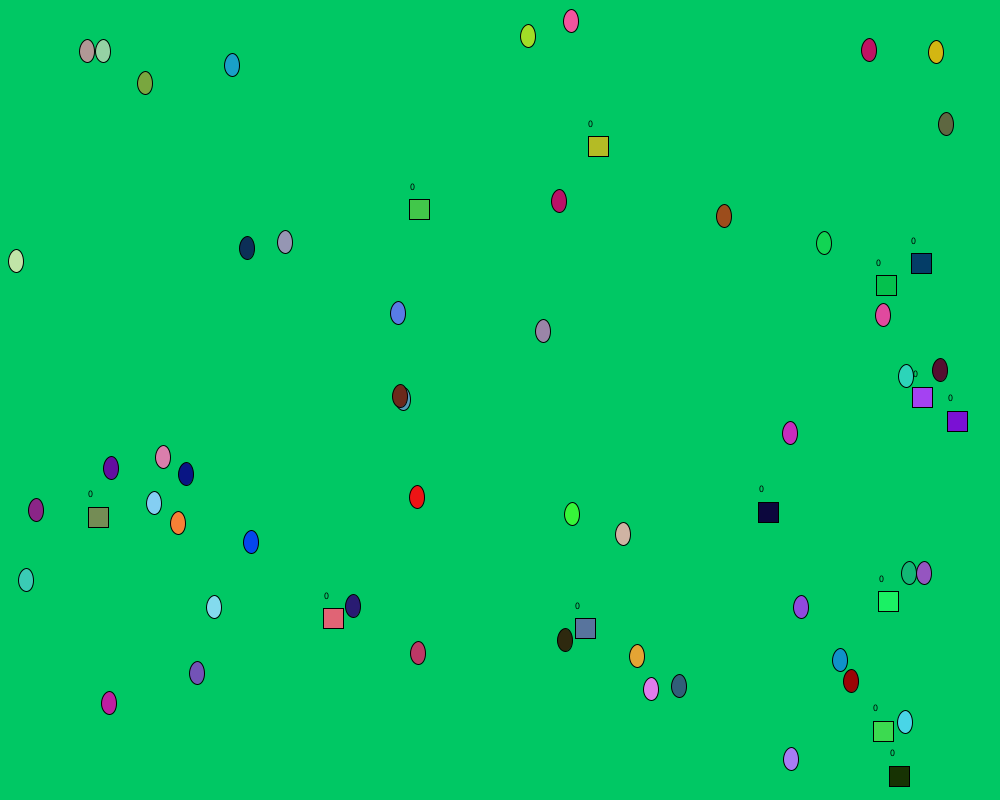
Frame 1 (no input)
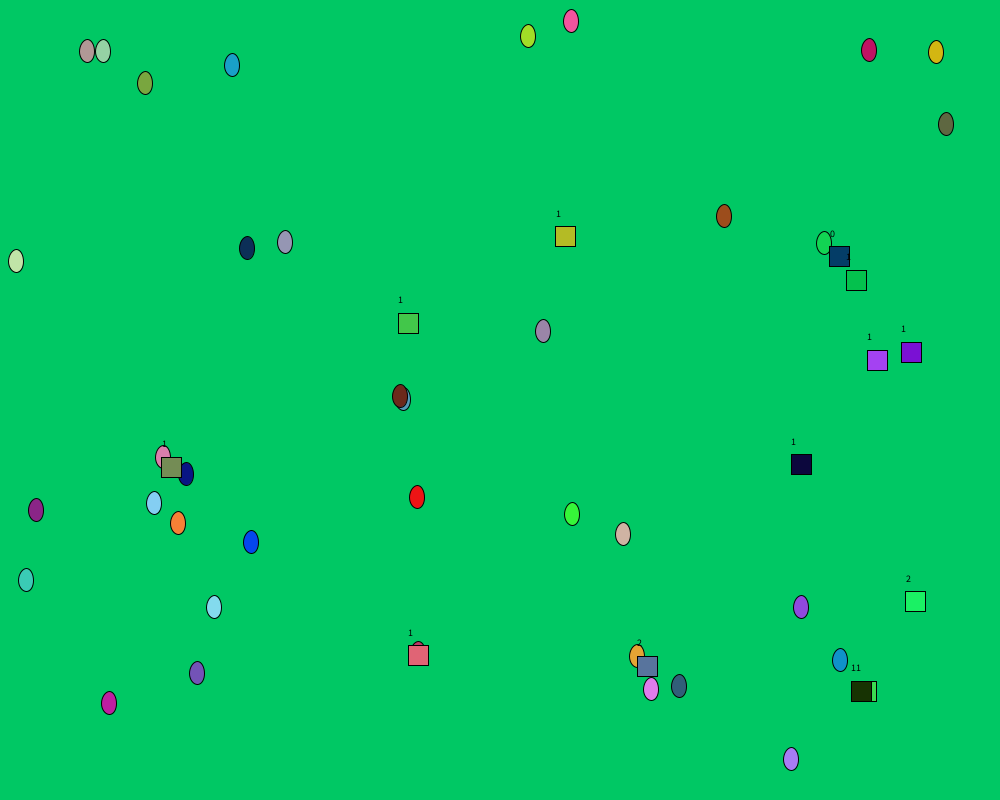
Frame 60 (the mouse pressed at the canvas centre just before this capture)
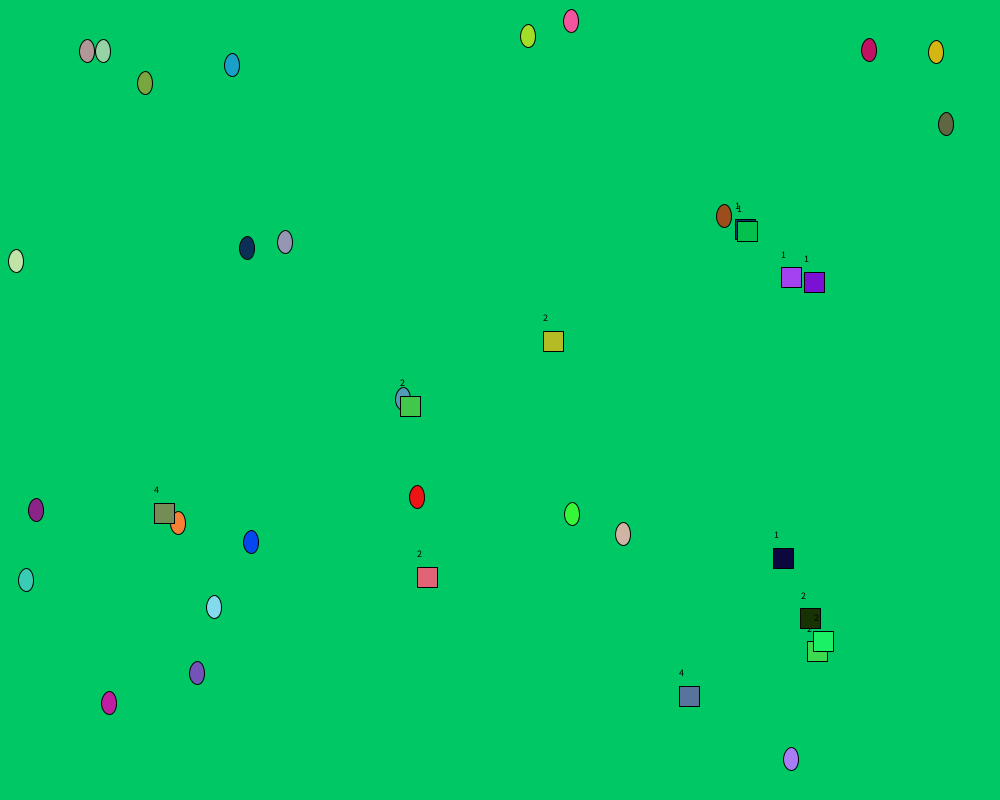
Frame 120 (the mouse held since frame 60 and released just before this capture)

The Processing sketch that drew these frames (run headless with seeded random() and noise(); from frame 60 on, the mouse is pressed at the canvas centre):

// Processing sketch: Easter_Egg_Hunt
// ── Easter_Egg_Hunt.pde
//Change
int eggRad = 15;
int kidRad = 20;

int numKids = 13;
int numEggs = 50;

float pickupEggSpeed = 11;//The higher you go (best if it's a prime #) the longer the kid takes to pick up the egg
int kidSpeed = 2;
boolean showScore = true;//Score on top of heads?


//No touchy from here down
Score_Board s;
Kid[] kids;
Egg[] eggs;


void setup(){
  size (1000,800);
  
  kids = createKids(numKids);
  eggs = createEggs(numEggs);
  s = new Score_Board ("apples");//A random String that's not EndGame
  
  //getting all the info before we go draw
  kidInfo();
  eggInfo();
  frameRate(30);//If it's going too fast, you can change this number
}


void draw(){
  background (0,200,100);
  
  //Drawing and moving things
  drawEachEgg();
  moveEachKid();
  drawEachKid();
  
  //the decision will change if there are no more eggs left
  //It'll bring you to the ending screen
  if (s.decision =="EndGame"){
    s.drawEnding();
    noLoop();
  } 
}
  

void drawEachEgg(){
  for (int i = 0; i<numEggs; i++){
    eggs[i].drawEgg();
  }
}

void drawEachKid(){
  for (int i = 0; i<numKids; i++){
    kids[i].drawKid();
  }
}

void moveEachKid(){
  for (int i = 0; i<numKids; i++){
    kids[i].moveKid();
  }
}

void eggInfo(){
  for (int i = 0; i<numEggs; i++){
    eggs[i].infoEgg(eggRad, width-eggRad, eggRad, height-eggRad);
  }
}

void kidInfo(){
  for (int i = 0; i<numKids; i++){
    kids[i].infoKid(kidRad, width-kidRad, kidRad, height-kidRad);
  }
}

Kid[] createKids(int numKids){
  int[][] colorsKid = new int[numKids][3];
  Kid[] kids = new Kid[numKids];
  for (int i=0;i<numKids;i++){
    for (int j =0; j<3; j++){
      int c = int (random ( 0,255));
      colorsKid[i][j] = c;
    }
  }
  for (int i=0;i<numKids;i++){
    kids[i] = new Kid(0,kidRad,kidSpeed,color(colorsKid[i][0],colorsKid[i][1],colorsKid[i][2]), showScore);
  } 
  return kids;
}

Egg[] createEggs(int numEgg){
  int[][]colorsEgg = new int[numEgg][3];
  Egg[] eggs = new Egg[numEgg];
  for (int i=0;i<numEgg;i++){
    for (int j =0; j<3; j++){
      int c = int (random ( 0,255));
      colorsEgg[i][j] = c; 
    }
  }
  for (int i=0; i<numEggs; i++){
    eggs[i] = new Egg( eggRad, color(colorsEgg[i][0],colorsEgg[i][1],colorsEgg[i][2]));
  }  
  return eggs;
}

// ── Egg.pde
class Egg{
  color colour;
  PVector Location = new PVector();
  int size;
  boolean picked;
  
  Egg (int s, color c){
    this.size = s;
    this.colour = c;
    this.picked = true;
  }
  
  void drawEgg(){
    if (picked==false){
      fill(colour);
      ellipse(this.Location.x, this.Location.y, this.size, 1.5*this.size);
    }    
  }
  
  void infoEgg(int rangeX1, int rangeX2, int rangeY1, int rangeY2){
    this.Location.x = round(random(rangeX1, rangeX2));
    this.Location.y = round(random(rangeY1, rangeY2));
    this.picked = false;
  }
}

// ── Kid.pde
class Kid {
  PVector Location = new PVector();
  int speed;
  int score;
  int place;
  color colour;
  int size;
  float currDist;
  int target;
  boolean stillEggs;
  int countSpeed;
  boolean showScore;
  
  Kid (int sc, int si, int sp, int col, boolean ss){
    this.score = sc;
    this.size = si;
    this.speed = sp;
    this.colour = col;
    this.countSpeed = 0; 
    this.showScore = ss;
  }
  
  
  void drawKid(){ 
    fill (colour);
    rect (Location.x, Location.y, size, size);
    if (this.showScore == true){
      fill(0);
      textSize(10);
      text(score, Location.x, (Location.y)-(size/2));
    }
  }
  
  
  void moveKid(){
    stillEggs = false;
    for (int i=0; i<numEggs; i++){//checking for eggs
      if (eggs[i].picked == false){
        stillEggs = true;
        break;
      }
    }
    if (stillEggs == false){//no more eggs, go to ending
      s.decision = "EndGame";
    }
    else {
      if (countSpeed%pickupEggSpeed==0){//if u just picked up an egg, you can't move for pickupEggSpeed number of updates/frames
      this.decideMoveNextEgg(eggs);
      }
      else{
        this.Location.x = Location.x;
        this.Location.y = Location.y;
        countSpeed++;
      }
    }
  }
  
  
  void decideMoveNextEgg(Egg[] egg){
    float smolDist = sqrt( pow(width,2) + pow (height,2) );
    
    for (int i=0; i<egg.length; i++){
      if (egg[i].picked == false){// if the egg has not been picked
        currDist = findDist(egg[i].Location.x, egg[i].Location.y, Location.x, Location.y);
        if (currDist<smolDist){//find the smallest distanced egg
          smolDist = currDist;
          target = i;
        }
      }
    }
    float xd = egg[target].Location.x - Location.x;
    float yd = egg[target].Location.y - Location.y;
    
    float xDirection = xd/smolDist;
    float yDirection = yd/smolDist;
    
    //moving now
    if (smolDist > speed){
      Location.x += speed*xDirection;
      Location.y +=speed*yDirection;    
    }
    else{
      Location.x = egg[target].Location.x;
      Location.y = egg[target].Location.y;
      countSpeed++;
      this.pick(egg[target]);
    } 
  }
  
  
  float findDist(float x, float y, float x1, float y1){
    float dist = sqrt(pow(x - x1, 2) + pow(y - y1, 2));
    return dist;
  }
  
  
  void pick(Egg egg){
    egg.picked = true;
    score++;
  }
    
  
  void infoKid(int rangeX1, int rangeX2, int rangeY1, int rangeY2){
    this.Location.x = round(random(rangeX1, rangeX2));
    this.Location.y = round(random(rangeY1, rangeY2));
  }
}

// ── Score_Board.pde
class Score_Board{
  int [] totalScores; // all the scores and done in [0][1][2]
  String decision;
  ArrayList <Integer> firstPlace = new ArrayList();
  ArrayList <Integer> secondPlace = new ArrayList();
  ArrayList <Integer> thirdPlace = new ArrayList();  
  String[] places = {"1st", "2nd", "3rd"};
  
  Score_Board (String d){
    this.totalScores = new int [numKids];
    this.decision = d;
  }
  
  void drawEnding(){
      fill (0,255,255);
      rect (0,0,width, height);//background
      this.drawEndGame();
  }
        
  
  void drawEndGame(){
    for (int i=0; i<numKids; i++){
      totalScores[i] = countScore(i);
    }
    
    for (int i=0; i<numKids; i++){
      if (totalScores[i] ==0){
        firstPlace.add(i);
      }
    }
    
    for (int i=0; i<numKids; i++){
      if (totalScores[i] == firstPlace.size()){
        secondPlace.add(i);
      }
    }
    
    for (int i=0; i<numKids; i++){
      if (totalScores[i] ==((secondPlace.size())+(firstPlace.size()))){
        thirdPlace.add(i);
      }
    }      
      //drawing the basics
      fill(0);
      textSize(60);
      text("Winners", width/3, height/4);
      
      for (int p =0; p<3; p++){
        fill(0);
        textSize(40);
        text(places[p], width/8, (height/4)+(100*(p+1)));
      }
           
      //drawing first
      for (int i=0; i<firstPlace.size(); i++){
         fill (kids[firstPlace.get(i)].colour);
        rect((width/8)+(20*(i+5)), (height/4)+75, 10, 20);
      }
      
      //drawing second
      for (int i=0; i<secondPlace.size(); i++){
        fill (kids[secondPlace.get(i)].colour);
        rect((width/8)+(20*(i+5)), (height/4)+175, 10, 20);
       }
  
      //drawing third
      for (int i=0; i<thirdPlace.size(); i++){
        fill (kids[thirdPlace.get(i)].colour);
        rect((width/8)+(20*(i+5)), (height/4)+275, 10, 20);
      }
  } 
    
  
  int countScore (int i){
    int count = 0;
    for (int j=0; j<numKids; j++){
      if (kids[j].score > kids[i].score){
          count++;
      }
    }
    return (count);
  }
}
